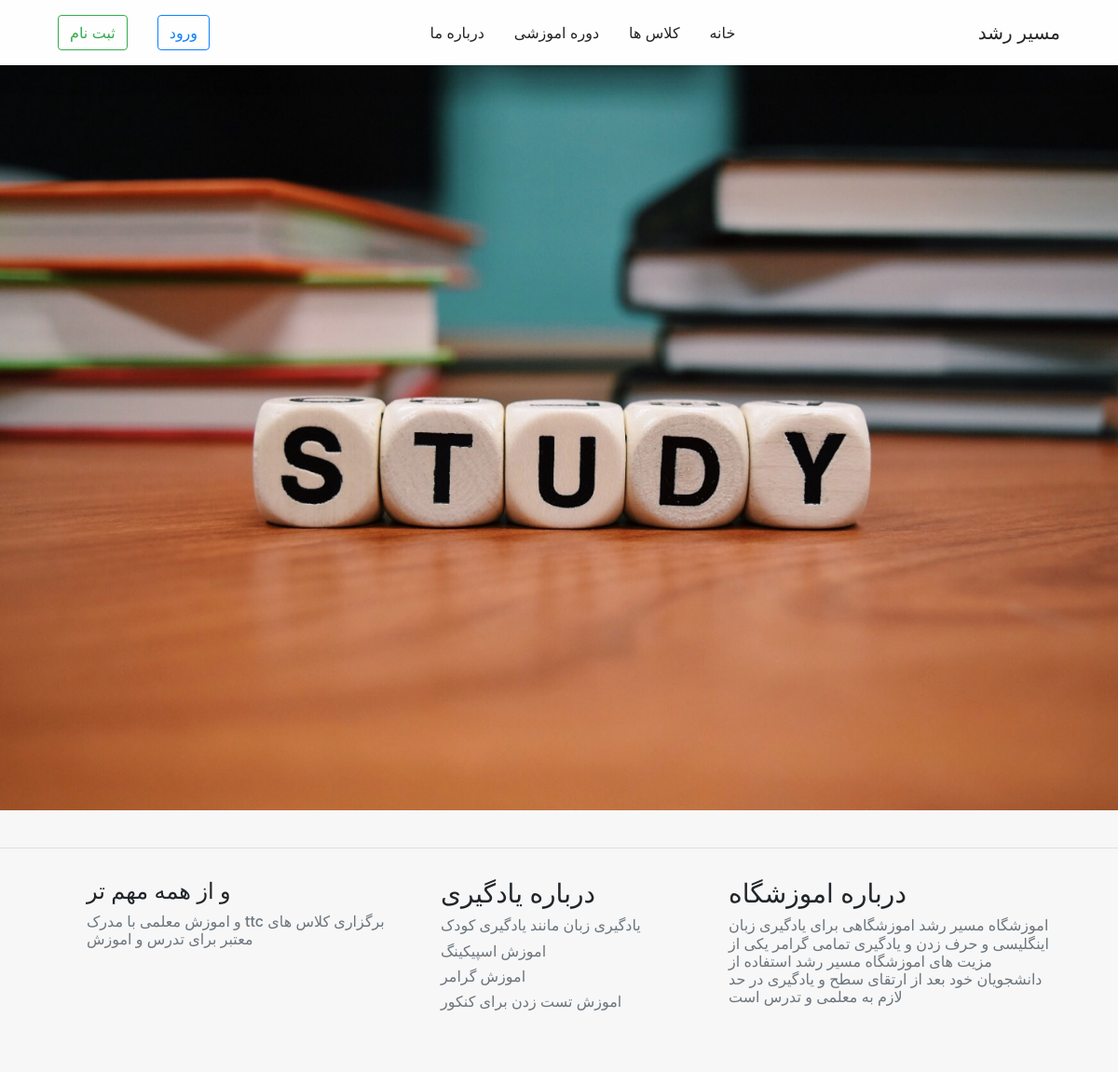
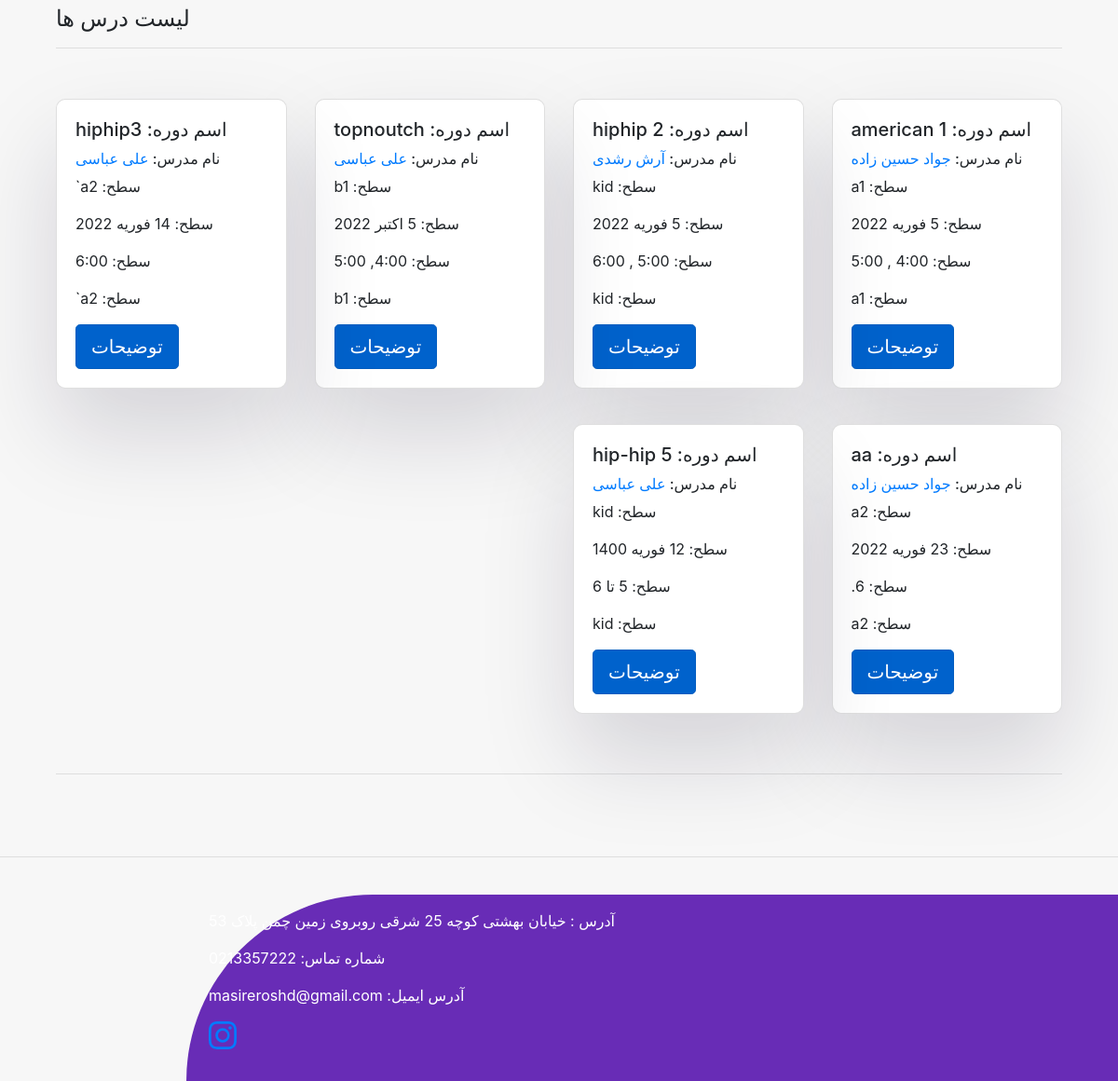
The app's page /courselists/ with its own data (2 pictures, top to bottom).
### learning/models.py (models this page shows, shortened)
class Course(models.Model):
	STATUS = (
		("p", "منتشر شده"),
		('d', "پیش نویس"),
	)
	user = models.ForeignKey(User, on_delete=models.CASCADE, related_name="Courses", verbose_name="کاربر")
	slug = models.SlugField(max_length=50, unique=True, null=True, verbose_name="ادرس دوره")
	name = models.CharField(max_length=100,verbose_name="اسم دوره")
	text = models.TextField(verbose_name="توضیحات")
	level = models.CharField(max_length=50, verbose_name="سطح کلاس")
	time = models.DateField(verbose_name="تاریخ شروع")
	term_number = models.IntegerField(verbose_name="شماره ترم")
	start_time = models.CharField(max_length=100, verbose_name="ساعت کلاس")
	price = models.IntegerField(default=0)
	Status = models.CharField(max_length=10, choices=STATUS, default="d", verbose_name="وضعیت")
	students = models.ManyToManyField(User, blank=True, related_name="student")
	objects = PublishManager()

### learning/views.py (the view)
# urls.py: path("courselists/", CourseLists.as_view(), name="courselists"),
class CourseLists(ListView):
    queryset = Course.objects.publish()
    template_name = "learning/courselists.html"
    context_object_name = "Course"

### templates/learning/courselists.html (shortened to what this page needs)
{% extends "learning/base.html" %}
{% load static %}
{% block headerimg %}
<img class="img-fluid" src="{% static 'pic/pexels-pixabay-301920.jpg' %}">
{% endblock %}
{% block content %}
<br><br><hr>
<div class="container">
    <div class="row">
        <div class="col-lg-4 mx-sm-4 col-md-4 p-3 ml-2 col-sm-1">
            <h3>درباره اموزشگاه</h3>
            <h6 class="text-muted">اموزشگاه مسیر رشد اموزشگاهی برای یادگیری زبان اینگلیسی و حرف زدن و یادگیری تمامی گرامر یکی از مزیت های اموزشگاه مسیر رشد استفاده از دانشجویان خود بعد از ارتقای سطح و یادگیری در حد لازم به معلمی و تدرس است</h6>
        </div>
    <div class="col-lg-3 p-3 col-md-4 col-sm-1">
        <h3>درباره یادگیری</h3>
        <h6 class="text-muted">یادگیری زبان مانند یادگیری کودک</h6>
        <h6 class="text-muted">اموزش اسپیکینگ</h6>
        <h6 class="text-muted">اموزش گرامر</h6>
        <h6 class="text-muted">اموزش تست زدن برای کنکور</h6>
    </div>
    <div class="col-lg-4 p-3 col-md-3 col-sm-1">
        <h4 class="">و از همه مهم تر</h4>
        <h6 class="text-muted">برگزاری کلاس های ttc و اموزش معلمی با مدرک معتبر برای تدرس و اموزش</h6>
    </div>
</div>
<section class="mb-4">
<div class="container">
    <br><br><h4 class="text-left">لیست درس ها</h4><hr>
<div class="row">
{% for cours in Course %}
<div class="col-sm-1 col-md-5 col-lg-3">
    <div class="card" style="box-shadow: rgba(17, 12, 46, 0.15) 0px 48px 100px 0px; border-radius: 10px; width: auto; height: auto;">
  <div class="card-body">
    <h5 class="card-title mb-3">اسم دوره: {{cours.name}}</h5>
    <h6 class="card-subtitle mb-2 ">نام مدرس: <a href="{% url 'learning:professor' cours.user %}">{{cours.user.get_full_name}}</a></h6>
    <p class="card-text">سطح: {{cours.level}}</p>
    <p class="card-text">سطح: {{cours.time}}</p>
    <p class="card-text">سطح: {{cours.start_time}}</p>
    <p class="card-text">سطح: {{cours.level}}</p>
    <a href="{% url 'learning:detail' cours.slug %}" class="btn btn-primary btn-lg active" role="button" aria-pressed="true">توضیحات</a>
  </div>
</div>
</div>
{% endfor %}
</div>
<br><br><hr>
</section>
</div>
{% endblock %}

### static/app/style.css (style rules this page uses)
.card { width: 17rem; margin-top: 38;" }
.card { border-radius: 10px; }
.btn-primary { color: #fff; background-color: #693f9b; border-color: #331577; }

### static/css/reboot.css (style rules this page uses)
.btn-primary { background-color: #850dfd; border-color: #660fdb; }

### records on screen
Course: name "american 1", user.get_full_name "جواد حسین زاده", level "a1", time "5 فوریه 2022", start_time "4:00 , 5:00"
Course: name "2 hiphip", user.get_full_name "آرش رشدی", level "kid", time "5 فوریه 2022", start_time "5:00 , 6:00"
Course: name "topnoutch", user.get_full_name "علی عباسی", level "b1", time "5 اکتبر 2022", start_time "4:00, 5:00"
Course: name "hiphip3", user.get_full_name "علی عباسی", level "a2`", time "14 فوریه 2022", start_time "6:00"
Course: name "aa", user.get_full_name "جواد حسین زاده", level "a2", time "23 فوریه 2022", start_time "6."
Course: name "hip-hip 5", user.get_full_name "علی عباسی", level "kid", time "12 فوریه 1400", start_time "5 تا 6"
